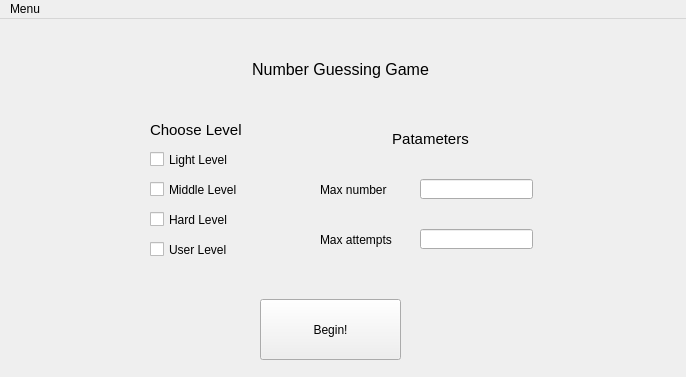
<?xml version="1.0" encoding="UTF-8"?>
<ui version="4.0">
 <class>MainWindow</class>
 <widget class="QMainWindow" name="MainWindow">
  <property name="geometry">
   <rect>
    <x>0</x>
    <y>0</y>
    <width>686</width>
    <height>377</height>
   </rect>
  </property>
  <property name="windowTitle">
   <string>MainWindow</string>
  </property>
  <widget class="QWidget" name="centralwidget">
   <widget class="QCheckBox" name="lightLevel">
    <property name="geometry">
     <rect>
      <x>150</x>
      <y>130</y>
      <width>101</width>
      <height>21</height>
     </rect>
    </property>
    <property name="text">
     <string>Light Level</string>
    </property>
   </widget>
   <widget class="QPushButton" name="beginButtom">
    <property name="geometry">
     <rect>
      <x>260</x>
      <y>280</y>
      <width>141</width>
      <height>61</height>
     </rect>
    </property>
    <property name="text">
     <string>Begin!</string>
    </property>
   </widget>
   <widget class="QLabel" name="label">
    <property name="geometry">
     <rect>
      <x>240</x>
      <y>10</y>
      <width>201</width>
      <height>81</height>
     </rect>
    </property>
    <property name="font">
     <font>
      <pointsize>12</pointsize>
     </font>
    </property>
    <property name="text">
     <string>Number Guessing Game</string>
    </property>
    <property name="alignment">
     <set>Qt::AlignCenter</set>
    </property>
   </widget>
   <widget class="QLabel" name="label_2">
    <property name="geometry">
     <rect>
      <x>150</x>
      <y>90</y>
      <width>101</width>
      <height>41</height>
     </rect>
    </property>
    <property name="font">
     <font>
      <pointsize>11</pointsize>
     </font>
    </property>
    <property name="text">
     <string>Choose Level</string>
    </property>
   </widget>
   <widget class="QCheckBox" name="middleLevel">
    <property name="geometry">
     <rect>
      <x>150</x>
      <y>160</y>
      <width>91</width>
      <height>21</height>
     </rect>
    </property>
    <property name="text">
     <string>Middle Level</string>
    </property>
   </widget>
   <widget class="QCheckBox" name="hardLevel">
    <property name="geometry">
     <rect>
      <x>150</x>
      <y>190</y>
      <width>81</width>
      <height>21</height>
     </rect>
    </property>
    <property name="text">
     <string>Hard Level</string>
    </property>
   </widget>
   <widget class="QWidget" name="widget" native="true">
    <property name="geometry">
     <rect>
      <x>310</x>
      <y>90</y>
      <width>241</width>
      <height>171</height>
     </rect>
    </property>
    <widget class="QLabel" name="label_3">
     <property name="geometry">
      <rect>
       <x>10</x>
       <y>70</y>
       <width>91</width>
       <height>21</height>
      </rect>
     </property>
     <property name="text">
      <string>Max number</string>
     </property>
    </widget>
    <widget class="QLineEdit" name="maxNumber">
     <property name="geometry">
      <rect>
       <x>110</x>
       <y>70</y>
       <width>113</width>
       <height>20</height>
      </rect>
     </property>
    </widget>
    <widget class="QLabel" name="label_4">
     <property name="geometry">
      <rect>
       <x>70</x>
       <y>20</y>
       <width>101</width>
       <height>20</height>
      </rect>
     </property>
     <property name="font">
      <font>
       <pointsize>11</pointsize>
      </font>
     </property>
     <property name="text">
      <string>Patameters</string>
     </property>
     <property name="alignment">
      <set>Qt::AlignCenter</set>
     </property>
    </widget>
    <widget class="QLabel" name="label_5">
     <property name="geometry">
      <rect>
       <x>10</x>
       <y>120</y>
       <width>81</width>
       <height>21</height>
      </rect>
     </property>
     <property name="text">
      <string>Max attempts</string>
     </property>
    </widget>
    <widget class="QLineEdit" name="maxAttempts">
     <property name="geometry">
      <rect>
       <x>110</x>
       <y>120</y>
       <width>113</width>
       <height>20</height>
      </rect>
     </property>
    </widget>
   </widget>
   <widget class="QCheckBox" name="userLevel">
    <property name="geometry">
     <rect>
      <x>150</x>
      <y>220</y>
      <width>81</width>
      <height>21</height>
     </rect>
    </property>
    <property name="text">
     <string>User Level</string>
    </property>
   </widget>
  </widget>
  <widget class="QMenuBar" name="menubar">
   <property name="geometry">
    <rect>
     <x>0</x>
     <y>0</y>
     <width>686</width>
     <height>21</height>
    </rect>
   </property>
   <widget class="QMenu" name="menuMenu">
    <property name="title">
     <string>Menu</string>
    </property>
    <addaction name="actionExit"/>
   </widget>
   <addaction name="menuMenu"/>
  </widget>
  <action name="actionExit">
   <property name="text">
    <string>Exit</string>
   </property>
  </action>
 </widget>
 <resources/>
 <connections/>
</ui>
